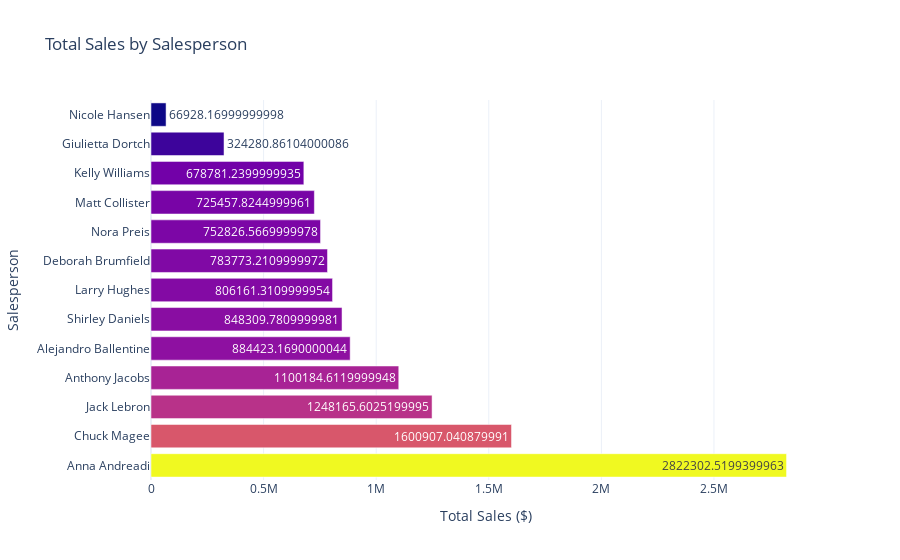

Notebook code for this chart:
### Code cell
import plotly.express as px

# Round the profit margin to 4 decimal places
salesperson_df['profit_margin'] = salesperson_df['profit_margin'].round(4)

# Create a horizontal bar chart
fig = px.bar(
    salesperson_df,
    x='total_sales',               # Total sales on the x-axis
    y='salesperson',               # Salesperson names on the y-axis
    orientation='h',               # Horizontal bars
    color='total_sales',           # Color bars based on total sales
    text='total_sales',            # Show sales values on bars
    hover_data={
        'total_profit': True,      # Show total profit in hover
        'profit_margin': True,     # Show profit margin (rounded)
        'total_sales': ':.2f',     # Format sales nicely in hover
        'salesperson': False       # Already on y-axis, no need to repeat in hover
    },
    title='Total Sales by Salesperson'
)

# Customize layout
fig.update_layout(
    xaxis_title='Total Sales ($)',
    yaxis_title='Salesperson',
    coloraxis_showscale=False,  # Hide color scale legend
    template='plotly_white'
)

# Show the figure
fig.show()

### Figure 1 — Plotly figure (JSON) as saved in the notebook; plotly's stock layout.template omitted (floating-point values rounded to 4 significant figures)
{"data": [{"alignmentgroup": "True", "customdata": [[311400.0, 0.11], [140400.0, 0.09], [194600.0, 0.16], [120100.0, 0.11], [17850.0, 0.02], [165600.0, 0.2], [43900.0, 0.05], [88870.0, 0.11], [132500.0, 0.18], [108400.0, 0.15], [91520.0, 0.13], [34570.0, 0.11], [17820.0, 0.27]], "hovertemplate": "total_sales=%{marker.color:.2f}<br>total_profit=%{customdata[0]}<br>profit_margin=%{customdata[1]}<extra></extra>", "legendgroup": "", "marker": {"color": [2822000.0, 1601000.0, 1248000.0, 1100000.0, 884400.0, 848300.0, 806200.0, 783800.0, 752800.0, 725500.0, 678800.0, 324300.0, 66930.0], "coloraxis": "coloraxis", "pattern": {"shape": ""}}, "name": "", "offsetgroup": "", "orientation": "h", "showlegend": false, "text": [2822000.0, 1601000.0, 1248000.0, 1100000.0, 884400.0, 848300.0, 806200.0, 783800.0, 752800.0, 725500.0, 678800.0, 324300.0, 66930.0], "textposition": "auto", "x": [2822000.0, 1601000.0, 1248000.0, 1100000.0, 884400.0, 848300.0, 806200.0, 783800.0, 752800.0, 725500.0, 678800.0, 324300.0, 66930.0], "xaxis": "x", "y": ["Anna Andreadi", "Chuck Magee", "Jack Lebron", "Anthony Jacobs", "Alejandro Ballentine", "Shirley Daniels", "Larry Hughes", "Deborah Brumfield", "Nora Preis", "Matt Collister", "Kelly Williams", "Giulietta Dortch", "Nicole Hansen"], "yaxis": "y", "type": "bar"}], "layout": {"xaxis": {"anchor": "y", "domain": [0, 1], "title": {"text": "Total Sales ($)"}}, "yaxis": {"anchor": "x", "domain": [0, 1], "title": {"text": "Salesperson"}}, "coloraxis": {"colorbar": {"title": {"text": "total_sales"}}, "colorscale": [[0, "#0d0887"], [0.1111, "#46039f"], [0.2222, "#7201a8"], [0.3333, "#9c179e"], [0.4444, "#bd3786"], [0.5556, "#d8576b"], [0.6667, "#ed7953"], [0.7778, "#fb9f3a"], [0.8889, "#fdca26"], [1, "#f0f921"]], "showscale": false}, "legend": {"tracegroupgap": 0}, "title": {"text": "Total Sales by Salesperson"}, "barmode": "relative"}}
